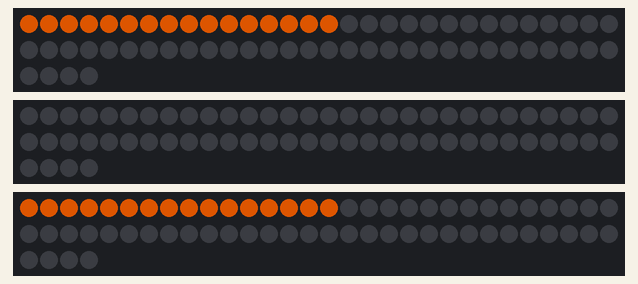
Bench run of a sketch on a simulated Arduino Uno, built with avr-gcc and run on an emulated ATmega328P. Parts: 3 × 64 RGB LEDs in strip order, left to right, continuing on the next row. Dim RGB values are drawn brighter than linear.

Above: at 1.1 s.
At 7.5 s:
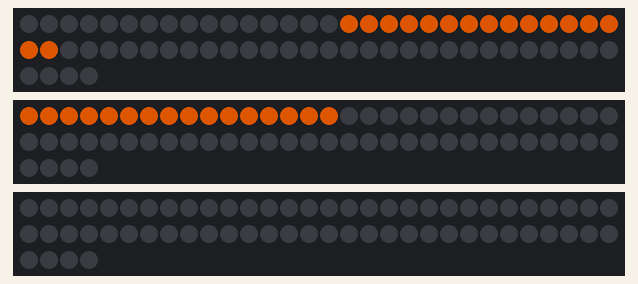
At 14.0 s:
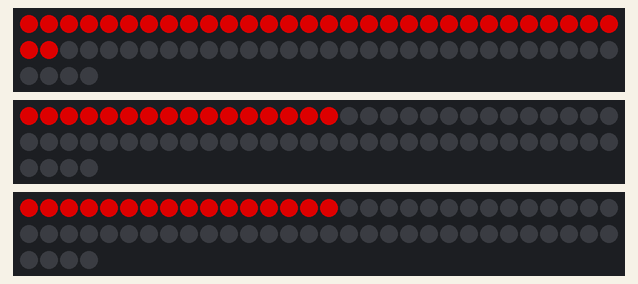

Measured:
- what the display in image 0 shows lasts 0.5 s, from 1.0 s to 1.5 s
- what the display in image 2 shows lasts 5.0 s, from 13.9 s to 18.9 s

The sketch:

no_bluetooth.ino
```cpp
#include <Adafruit_NeoPixel.h>
#ifdef __AVR__
#include <avr/power.h>
#endif

#define LED_BACK    5
#define LED_LEFT    4
#define LED_RIGHT   6

#define LED_COUNT 64

char state = 0;
int light_delay = 50;

Adafruit_NeoPixel strip_back(LED_COUNT, LED_BACK, NEO_GRB + NEO_KHZ800);
Adafruit_NeoPixel strip_left(LED_COUNT, LED_LEFT, NEO_GRB + NEO_KHZ800);
Adafruit_NeoPixel strip_right(LED_COUNT, LED_RIGHT, NEO_GRB + NEO_KHZ800);

void setup(){
  strip_back.begin();
  strip_back.show();
  strip_back.setBrightness(150);

  strip_left.begin();
  strip_left.show();
  strip_left.setBrightness(150);

  strip_right.begin();
  strip_right.show();
  strip_right.setBrightness(150);

  Serial.begin(9600);
  delay(1000);
}

void loop(){
  rightBlink();
  delay(3000);

  leftBlink();
  delay(3000);

  stopStop();
  delay(3000);

  hazardBlink();
  delay(3000);
}


void rightBlink() {
  for (int i = 0; i < 4; i++){
    colorBlinkersRight(strip_right.Color(255,   100,   0), 50);
    delay(400);
    colorBlinkersRight(strip_right.Color(0,   0,   0), 25);
    delay(300);
  }
}
void colorBlinkersRight(uint32_t c, int wait){
  for(int i = 0; i<=15; i++){
    strip_right.setPixelColor(i, c);
  }
  for(int i = 0; i<=15; i++){
    strip_back.setPixelColor(i, c);
  }

  strip_right.show();
  strip_back.show();
  delay(wait);
  strip_right.clear();
  strip_back.clear();
  delay(wait);
}


void leftBlink() {
  for (int i = 0; i < 4; i++){
    colorBlinkersLeft(strip_left.Color(255,   100,   0), 50);
    delay(400);
    colorBlinkersLeft(strip_left.Color(0,   0,   0), 25);
    delay(300);
  }
}
void colorBlinkersLeft(uint32_t c, int wait){
  for(int i = 0; i<=15; i++){
    strip_left.setPixelColor(i, c);
  }
  for(int i = 16; i<=31; i++){
    strip_back.setPixelColor(i, c);
  }

  strip_left.show();
  strip_back.show();
  delay(wait);
  strip_left.clear();
  strip_back.clear();
  delay(wait);
}


void stopStop(){
//  colorStopLeft(strip_left.Color(255, 0, 0), 2000);
//  colorStopLeft(strip_right.Color(255, 0, 0), 2000);
//  colorStopBack(strip_left.Color(255, 0, 0), 2000);


  colorStop(strip_left.Color(255, 0, 0), 2000);
}
void colorStop(uint32_t c, int wait){
  for(int i = 0; i<=15; i++){
    strip_left.setPixelColor(i, c);
    strip_right.setPixelColor(i, c);
  }
  for(int i = 0; i<=31; i++){
    strip_back.setPixelColor(i, c);
  }

  strip_left.show();
  strip_right.show();
  strip_back.show();
  delay(wait);
  strip_left.clear();
  strip_right.clear();
  strip_back.clear();
}


void hazardBlink(){
  uint32_t c = (255, 100, 0);
  while(1){
    for(int i = 0; i<=16; i++){
      strip_left.setPixelColor(i, c);
      strip_right.setPixelColor(i, c);
    }
    for(int i = 0; i<=31; i++){
      strip_back.setPixelColor(i, c);
    }
    strip_left.show();
    strip_right.show();
    strip_back.show();
    delay(50);
    strip_left.clear();
    strip_right.clear();
    strip_back.clear();
  }
}
```
